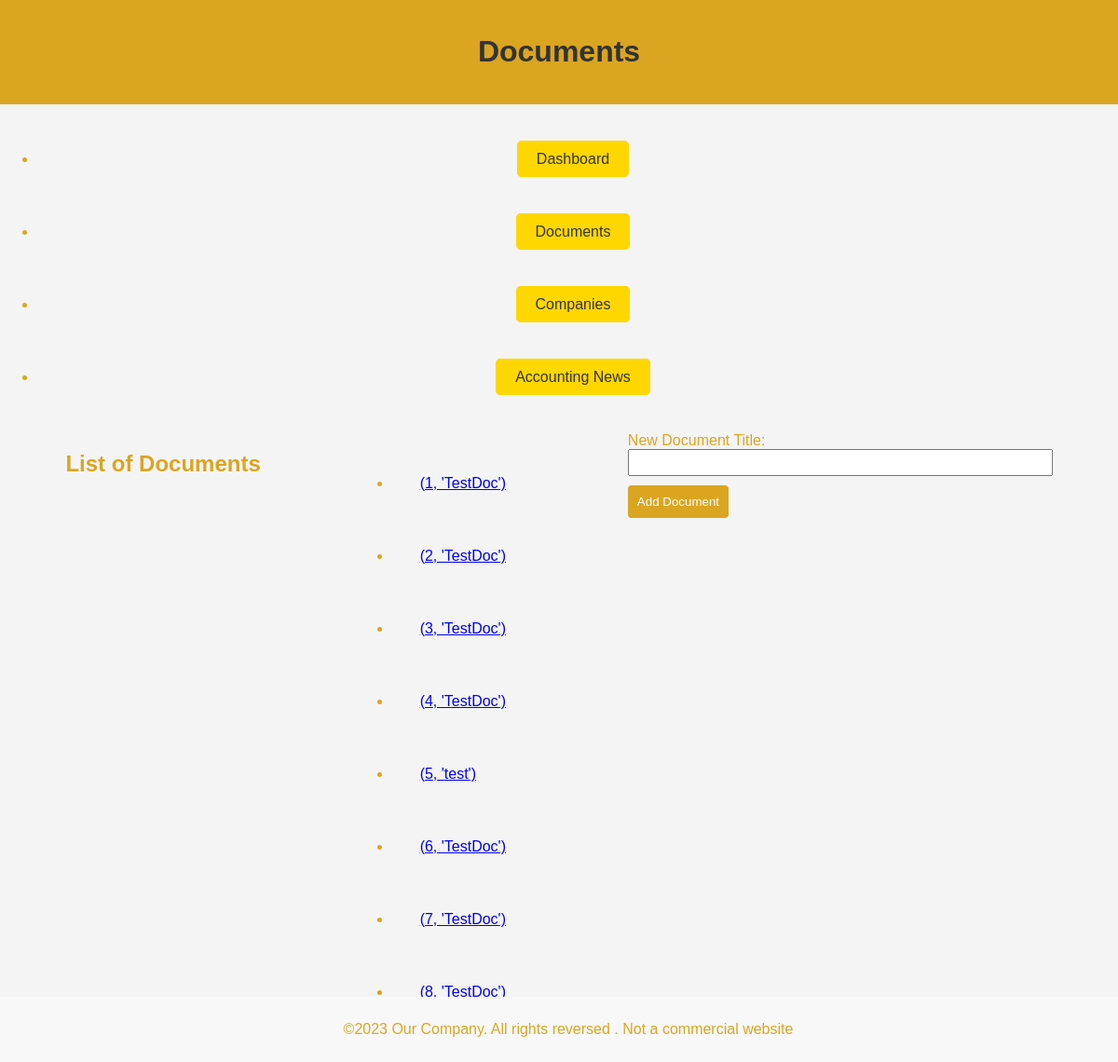
Page /documents (signed in) on the committed database.
### tables this page shows
CREATE TABLE documents (id INTEGER PRIMARY KEY, title TEXT);

### main.py (the view)
@app.route('/documents', methods=['GET', 'POST'])
def documents():
    if 'user_id' in session:
        if request.method == 'POST':
            document_title = request.form['document_title']
            add_document(document_title)
            return redirect(url_for('documents'))
        documents_list = get_documents()
        return render_template('documents.html', documents_list=documents_list)
    else:
        return redirect(url_for('login'))

### main.py (called while the page is built)
def connect_db():
    return sqlite3.connect(app.root_path + '/bookkeeping.db')

def get_documents():
    with connect_db() as con:
        cur = con.cursor()
        cur.execute('SELECT * FROM documents')
        documents_list = cur.fetchall()
    return documents_list

### templates/documents.html (shortened to what this page needs)
<!DOCTYPE html>
<html lang="en">
<head>
    <link rel="stylesheet" type="text/css" href="{{ url_for('static', filename='styles.css') }}">
</head>
<body>
    <header>
        <h1>Documents</h1>
    </header>
    <nav>
        <ul>
            <li><a href="{{ url_for('dashboard') }}">Dashboard</a></li>
            <li><a href="{{ url_for('documents') }}" class="active">Documents</a></li>
            <li><a href="{{ url_for('companies') }}">Companies</a></li>
            <li><a href="{{ url_for('accounting_news') }}">Accounting News</a></li>
        </ul>
    </nav>
    <section>
        <h2>List of Documents</h2>
<ul>
    {% for document in documents_list %}
        <li><a href="#">{{ document }}</a></li>
    {% endfor %}
</ul>
<form method="post" action="{{ url_for('documents') }}">
    <label for="document_title">New Document Title:</label>
    <input type="text" id="document_title" name="document_title" required>
    <button type="submit">Add Document</button>
</form>
    </section>
    <footer>
        <p>&copy;2023 Our Company. All rights reversed . Not a commercial website</p>
    </footer>
</body>
</html>

### static/styles.css (style rules this page uses)
body { font-family: 'Arial', sans-serif; margin: 0; padding: 0; background-color: #fff; color: #daa520; }
header { background-color: #daa520; color: #fff; text-align: center; padding: 1em; }
footer { background-color: #f8f8f8; padding: 10px; text-align: center; position: fixed; bottom: 0; width: 100%; }
section { display: flex; justify-content: space-around; margin: 20px; }
input { width: 100%; padding: 5px; box-sizing: border-box; }
button { background-color: #daa520; color: #fff; padding: 10px; border: none; border-radius: 4px; cursor: pointer; margin-top: 10px; }
body { font-family: Arial, sans-serif; background-color: #f4f4f4; margin: 0; padding: 0; }
h1 { text-align: center; color: #333; }
nav { text-align: center; margin-top: 20px; }
nav a { text-decoration: none; color: #333; padding: 10px 20px; margin-right: 10px; background-color: #FFD700; border: 1px solid #FFD700; border-radius: 5px; transition: background-color 0.3s ease-in-out, color 0.3s ease-in-out; }
li { padding: 30px; }

### rows in the picture
documents: document "(1, 'TestDoc')"
documents: document "(2, 'TestDoc')"
documents: document "(3, 'TestDoc')"
documents: document "(4, 'TestDoc')"
documents: document "(5, 'test')"
documents: document "(6, 'TestDoc')"
documents: document "(7, 'TestDoc')"
documents: document "(8, 'TestDoc')"
